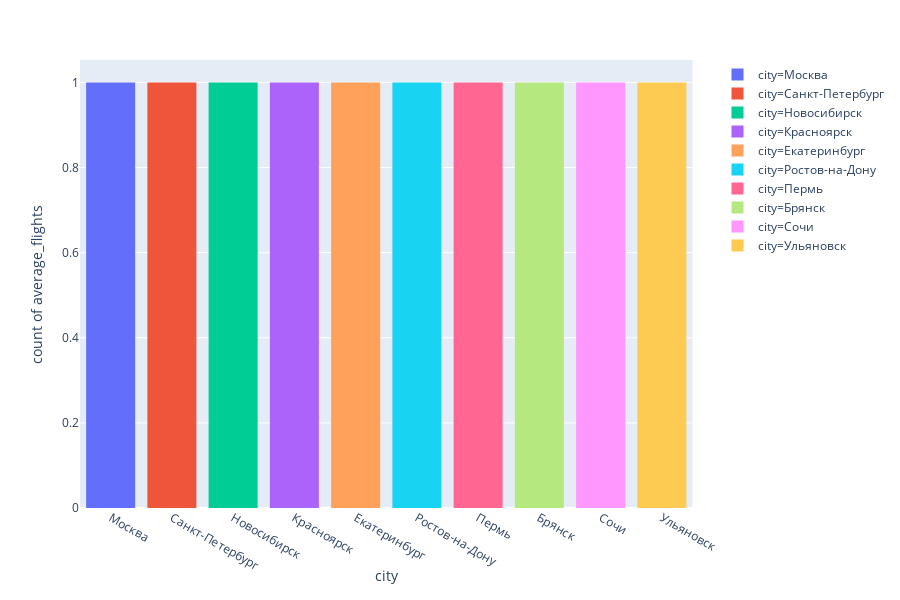

The notebook cell saved with this chart:
### Markdown cell above
## Гистограмма среднего количества рейсов по топ-10 направлениям <a class="anchor" id="third-three"></a>

### Code cell
fig = px.histogram(query_3_data_top_10, x="city", y="average_flights", color = 'city')
fig.show()

### Figure 1 — Plotly figure (JSON) as saved in the notebook; plotly's stock layout.template omitted (floating-point values rounded to 4 significant figures)
{"data": [{"alignmentgroup": "True", "bingroup": "x", "hoverlabel": {"namelength": 0}, "hovertemplate": "city=%{x}<br>count of average_flights=%{y}", "legendgroup": "city=Москва", "marker": {"color": "#636efa"}, "name": "city=Москва", "offsetgroup": "city=Москва", "orientation": "v", "showlegend": true, "type": "histogram", "x": ["Москва"], "xaxis": "x", "y": [129.8], "yaxis": "y"}, {"alignmentgroup": "True", "bingroup": "x", "hoverlabel": {"namelength": 0}, "hovertemplate": "city=%{x}<br>count of average_flights=%{y}", "legendgroup": "city=Санкт-Петербург", "marker": {"color": "#EF553B"}, "name": "city=Санкт-Петербург", "offsetgroup": "city=Санкт-Петербург", "orientation": "v", "showlegend": true, "type": "histogram", "x": ["Санкт-Петербург"], "xaxis": "x", "y": [31.16], "yaxis": "y"}, {"alignmentgroup": "True", "bingroup": "x", "hoverlabel": {"namelength": 0}, "hovertemplate": "city=%{x}<br>count of average_flights=%{y}", "legendgroup": "city=Новосибирск", "marker": {"color": "#00cc96"}, "name": "city=Новосибирск", "offsetgroup": "city=Новосибирск", "orientation": "v", "showlegend": true, "type": "histogram", "x": ["Новосибирск"], "xaxis": "x", "y": [17.32], "yaxis": "y"}, {"alignmentgroup": "True", "bingroup": "x", "hoverlabel": {"namelength": 0}, "hovertemplate": "city=%{x}<br>count of average_flights=%{y}", "legendgroup": "city=Красноярск", "marker": {"color": "#ab63fa"}, "name": "city=Красноярск", "offsetgroup": "city=Красноярск", "orientation": "v", "showlegend": true, "type": "histogram", "x": ["Красноярск"], "xaxis": "x", "y": [11.58], "yaxis": "y"}, {"alignmentgroup": "True", "bingroup": "x", "hoverlabel": {"namelength": 0}, "hovertemplate": "city=%{x}<br>count of average_flights=%{y}", "legendgroup": "city=Екатеринбург", "marker": {"color": "#FFA15A"}, "name": "city=Екатеринбург", "offsetgroup": "city=Екатеринбург", "orientation": "v", "showlegend": true, "type": "histogram", "x": ["Екатеринбург"], "xaxis": "x", "y": [11.32], "yaxis": "y"}, {"alignmentgroup": "True", "bingroup": "x", "hoverlabel": {"namelength": 0}, "hovertemplate": "city=%{x}<br>count of average_flights=%{y}", "legendgroup": "city=Ростов-на-Дону", "marker": {"color": "#19d3f3"}, "name": "city=Ростов-на-Дону", "offsetgroup": "city=Ростов-на-Дону", "orientation": "v", "showlegend": true, "type": "histogram", "x": ["Ростов-на-Дону"], "xaxis": "x", "y": [10.19], "yaxis": "y"}, {"alignmentgroup": "True", "bingroup": "x", "hoverlabel": {"namelength": 0}, "hovertemplate": "city=%{x}<br>count of average_flights=%{y}", "legendgroup": "city=Пермь", "marker": {"color": "#FF6692"}, "name": "city=Пермь", "offsetgroup": "city=Пермь", "orientation": "v", "showlegend": true, "type": "histogram", "x": ["Пермь"], "xaxis": "x", "y": [10.13], "yaxis": "y"}, {"alignmentgroup": "True", "bingroup": "x", "hoverlabel": {"namelength": 0}, "hovertemplate": "city=%{x}<br>count of average_flights=%{y}", "legendgroup": "city=Брянск", "marker": {"color": "#B6E880"}, "name": "city=Брянск", "offsetgroup": "city=Брянск", "orientation": "v", "showlegend": true, "type": "histogram", "x": ["Брянск"], "xaxis": "x", "y": [10], "yaxis": "y"}, {"alignmentgroup": "True", "bingroup": "x", "hoverlabel": {"namelength": 0}, "hovertemplate": "city=%{x}<br>count of average_flights=%{y}", "legendgroup": "city=Сочи", "marker": {"color": "#FF97FF"}, "name": "city=Сочи", "offsetgroup": "city=Сочи", "orientation": "v", "showlegend": true, "type": "histogram", "x": ["Сочи"], "xaxis": "x", "y": [9.613], "yaxis": "y"}, {"alignmentgroup": "True", "bingroup": "x", "hoverlabel": {"namelength": 0}, "hovertemplate": "city=%{x}<br>count of average_flights=%{y}", "legendgroup": "city=Ульяновск", "marker": {"color": "#FECB52"}, "name": "city=Ульяновск", "offsetgroup": "city=Ульяновск", "orientation": "v", "showlegend": true, "type": "histogram", "x": ["Ульяновск"], "xaxis": "x", "y": [9.581], "yaxis": "y"}], "layout": {"barmode": "relative", "height": 600, "legend": {"tracegroupgap": 0}, "margin": {"t": 60}, "xaxis": {"anchor": "y", "categoryarray": ["Москва", "Санкт-Петербург", "Новосибирск", "Красноярск", "Екатеринбург", "Ростов-на-Дону", "Пермь", "Брянск", "Сочи", "Ульяновск"], "categoryorder": "array", "domain": [0, 0.98], "title": {"text": "city"}}, "yaxis": {"anchor": "x", "domain": [0, 1], "title": {"text": "count of average_flights"}}}}
